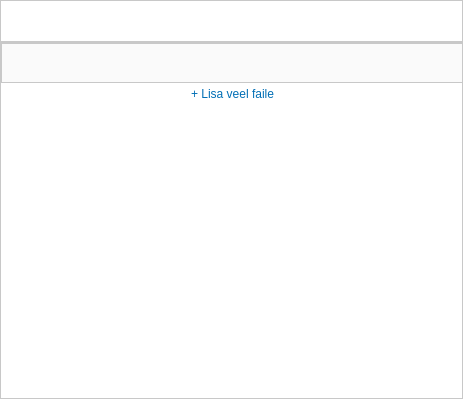
<?xml version="1.0" encoding="UTF-8"?>
<ui version="4.0">
 <class>ItemList</class>
 <widget class="QWidget" name="ItemList">
  <property name="geometry">
   <rect>
    <x>0</x>
    <y>0</y>
    <width>463</width>
    <height>399</height>
   </rect>
  </property>
  <property name="sizePolicy">
   <sizepolicy hsizetype="Expanding" vsizetype="Expanding">
    <horstretch>0</horstretch>
    <verstretch>0</verstretch>
   </sizepolicy>
  </property>
  <property name="minimumSize">
   <size>
    <width>463</width>
    <height>399</height>
   </size>
  </property>
  <property name="windowTitle">
   <string>Form</string>
  </property>
  <property name="styleSheet">
   <string notr="true">border: 1px solid #c8c8c8;
background-color: #ffffff;</string>
  </property>
  <layout class="QVBoxLayout" name="verticalLayout">
   <property name="spacing">
    <number>0</number>
   </property>
   <property name="leftMargin">
    <number>0</number>
   </property>
   <property name="topMargin">
    <number>0</number>
   </property>
   <property name="rightMargin">
    <number>0</number>
   </property>
   <property name="bottomMargin">
    <number>0</number>
   </property>
   <item>
    <widget class="QWidget" name="header" native="true">
     <property name="minimumSize">
      <size>
       <width>463</width>
       <height>42</height>
      </size>
     </property>
     <property name="maximumSize">
      <size>
       <width>16777215</width>
       <height>42</height>
      </size>
     </property>
    </widget>
   </item>
   <item>
    <widget class="QScrollArea" name="scrollArea">
     <property name="minimumSize">
      <size>
       <width>463</width>
       <height>357</height>
      </size>
     </property>
     <property name="frameShape">
      <enum>QFrame::NoFrame</enum>
     </property>
     <property name="frameShadow">
      <enum>QFrame::Plain</enum>
     </property>
     <property name="lineWidth">
      <number>0</number>
     </property>
     <property name="horizontalScrollBarPolicy">
      <enum>Qt::ScrollBarAlwaysOff</enum>
     </property>
     <property name="widgetResizable">
      <bool>true</bool>
     </property>
     <property name="alignment">
      <set>Qt::AlignLeading|Qt::AlignLeft|Qt::AlignTop</set>
     </property>
     <widget class="QWidget" name="items">
      <property name="geometry">
       <rect>
        <x>0</x>
        <y>0</y>
        <width>463</width>
        <height>355</height>
       </rect>
      </property>
      <property name="styleSheet">
       <string notr="true">border: none;</string>
      </property>
      <layout class="QVBoxLayout" name="verticalLayout_2">
       <property name="spacing">
        <number>0</number>
       </property>
       <property name="sizeConstraint">
        <enum>QLayout::SetMinAndMaxSize</enum>
       </property>
       <property name="leftMargin">
        <number>0</number>
       </property>
       <property name="topMargin">
        <number>0</number>
       </property>
       <property name="rightMargin">
        <number>0</number>
       </property>
       <property name="bottomMargin">
        <number>0</number>
       </property>
       <item>
        <widget class="QWidget" name="widget" native="true">
         <property name="sizePolicy">
          <sizepolicy hsizetype="Expanding" vsizetype="Fixed">
           <horstretch>0</horstretch>
           <verstretch>0</verstretch>
          </sizepolicy>
         </property>
         <property name="minimumSize">
          <size>
           <width>463</width>
           <height>40</height>
          </size>
         </property>
         <property name="maximumSize">
          <size>
           <width>16777215</width>
           <height>40</height>
          </size>
         </property>
         <property name="styleSheet">
          <string notr="true">border: 1px solid #c8c8c8;
background-color: #fafafa;
color: #000000;
text-decoration: none solid rgb(0, 0, 0);</string>
         </property>
        </widget>
       </item>
       <item>
        <widget class="LabelButton" name="add">
         <property name="sizePolicy">
          <sizepolicy hsizetype="Expanding" vsizetype="Fixed">
           <horstretch>0</horstretch>
           <verstretch>0</verstretch>
          </sizepolicy>
         </property>
         <property name="minimumSize">
          <size>
           <width>0</width>
           <height>22</height>
          </size>
         </property>
         <property name="maximumSize">
          <size>
           <width>16777215</width>
           <height>22</height>
          </size>
         </property>
         <property name="cursor">
          <cursorShape>PointingHandCursor</cursorShape>
         </property>
         <property name="styleSheet">
          <string notr="true">text-align: center;</string>
         </property>
         <property name="text">
          <string>&lt;a href=&quot;#add-files&quot; style=&quot;color: #006eb5; text-decoration: none solid rgb(0, 110, 181);&quot;&gt;+ Lisa veel faile&lt;/a&gt;</string>
         </property>
         <property name="alignment">
          <set>Qt::AlignCenter</set>
         </property>
        </widget>
       </item>
       <item>
        <spacer name="verticalSpacer">
         <property name="orientation">
          <enum>Qt::Vertical</enum>
         </property>
         <property name="sizeHint" stdset="0">
          <size>
           <width>20</width>
           <height>40</height>
          </size>
         </property>
        </spacer>
       </item>
      </layout>
     </widget>
    </widget>
   </item>
  </layout>
 </widget>
 <customwidgets>
  <customwidget>
   <class>LabelButton</class>
   <extends>QLabel</extends>
   <header>widgets/LabelButton.h</header>
  </customwidget>
 </customwidgets>
 <resources/>
 <connections/>
</ui>
